Frame 1 (no input): blank canvas, image omitted
Frame 60 (the mouse pressed at the canvas centre just before this capture): blank canvas, image omitted
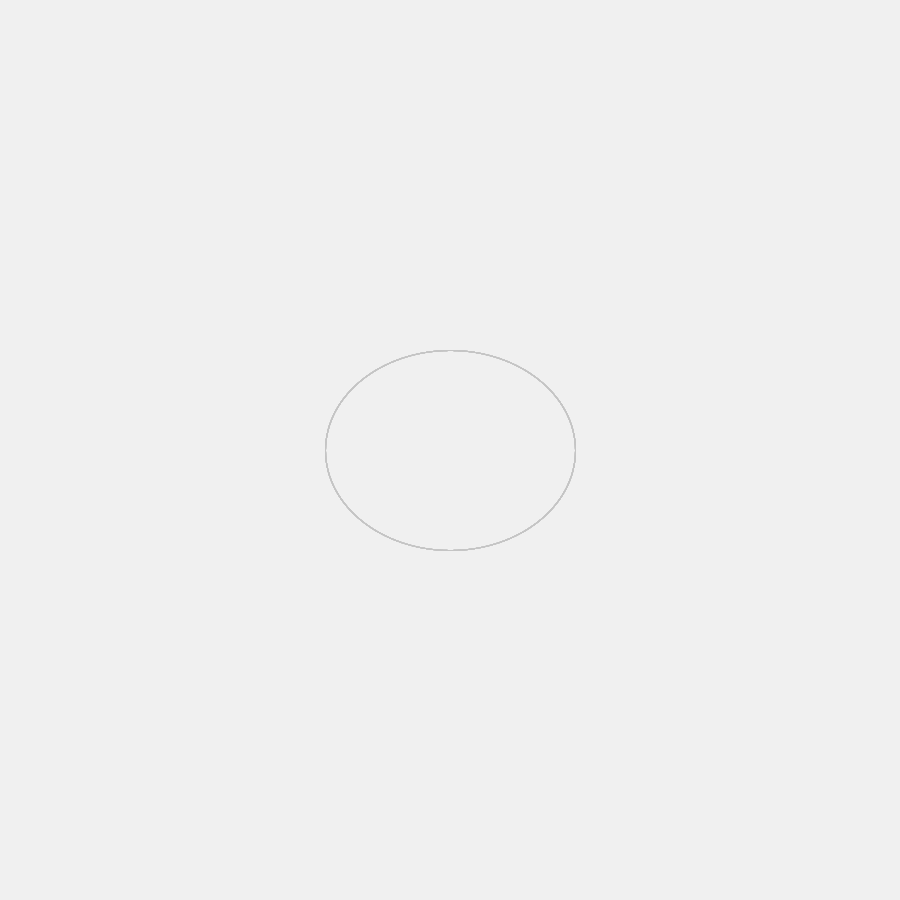
Frame 120 (the mouse held since frame 60 and released just before this capture)

The Processing sketch whose frames 1 and 60 were blank and that drew this single picture after the mouse press (run headless with seeded random() and noise(); from frame 60 on, the mouse is pressed at the canvas centre):

// Processing sketch: processing_113488
// ── processing_113488.pde

//variables
float x;
float y;

int r;
int g;
int b;

boolean colorchange;

void setup () {
  size(900, 900);
  background(240);
  stroke(1);
  r=(255);
  g=(255);
  b=(255);
  colorchange=false;
}

void draw () {
  stroke(r, g, b);
  noFill();
  x= mouseX;
  y= mouseY;

  if (mousePressed) {
    ellipse(x, y, 250, 200);
    if (!colorchange) {
      r--;
      g--;
      b--;
    } 
    else if (colorchange) {
      r++;
      g++;
      b++;
    }
    if (b <=100 || b>=255) {
      colorchange = !colorchange;
    }
  }
}
void keyReleased() {
  if (key == ' ') {
    background(random(255), random(255), random(255));
  }
}
